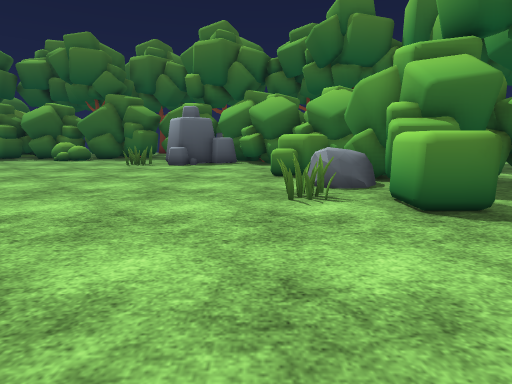
[1] (above)

24 first-person views from a walk through a scene from a Unity 3-D project. The camera is 1.2 m above the floor, tilts 10° down and sees 80° across. The floor is counted in squares, 1 m on a side. Each view is taken from the middle of a square. On the plan, view 1 faces up. The plan holds only what a view shows up to about 13 squares ahead; the rest is blank. The place goes on beyond the plan. Some surface patterns are stand-ins.

[2]
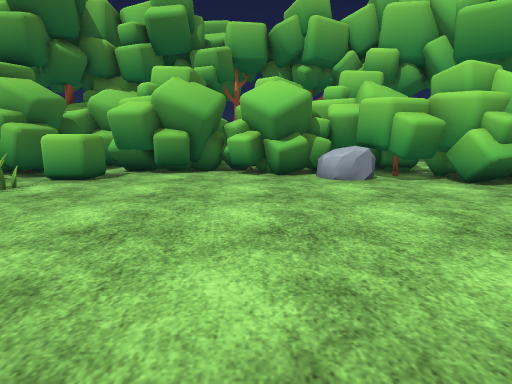

[3]
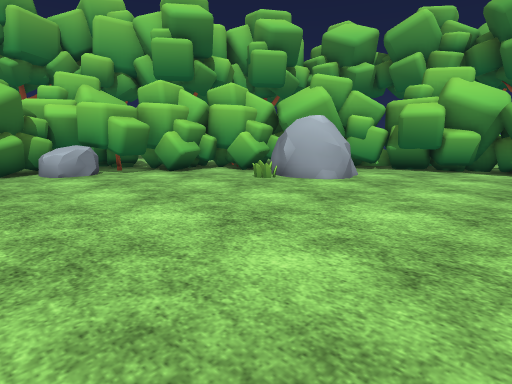

[4]
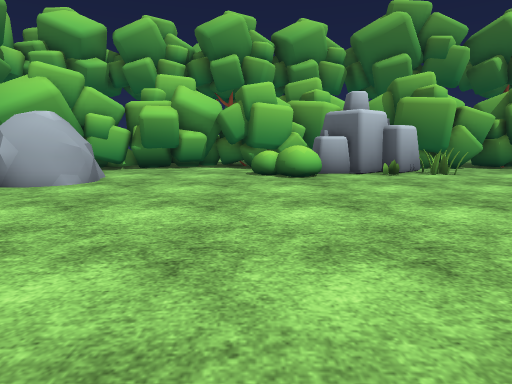

[5]
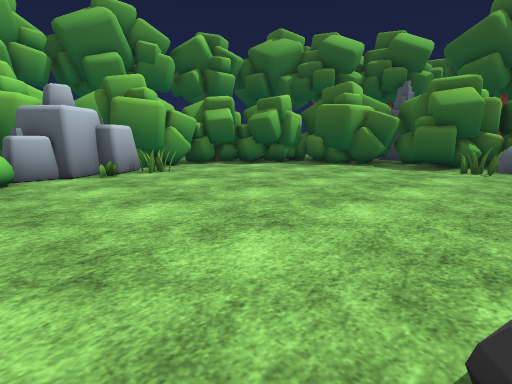

[6]
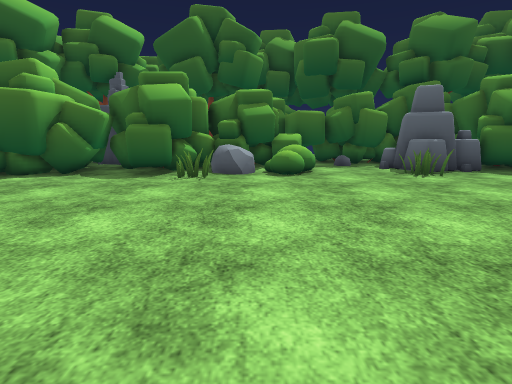

[7]
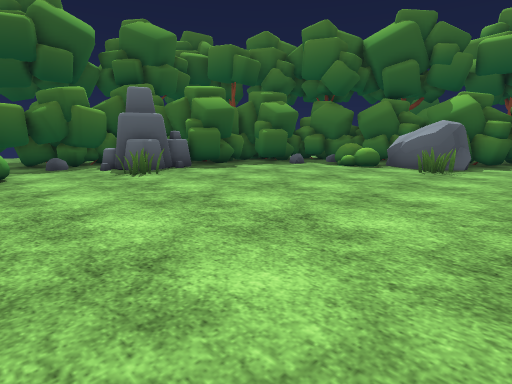

[8]
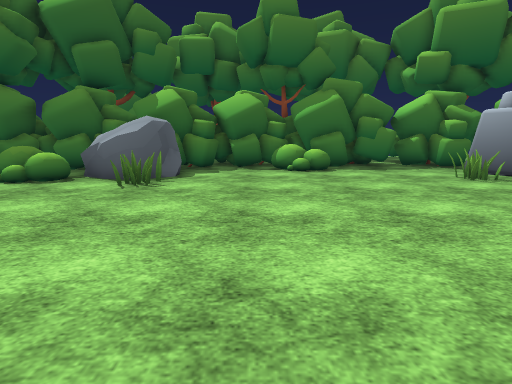

[9]
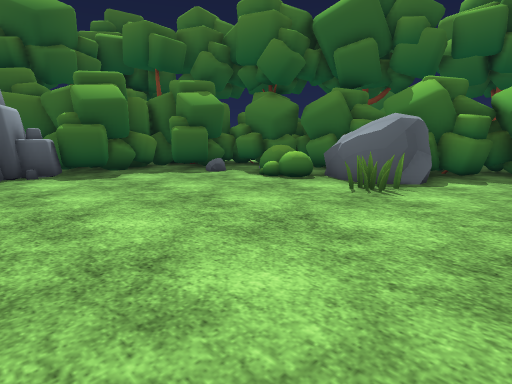

[10]
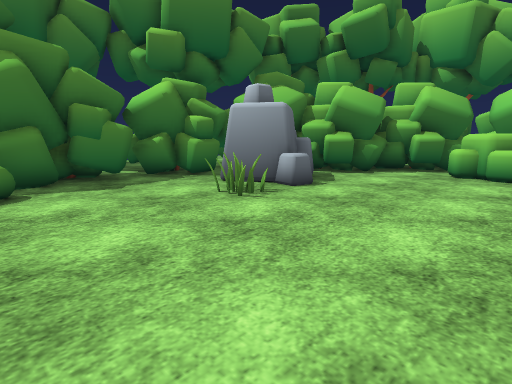

[11]
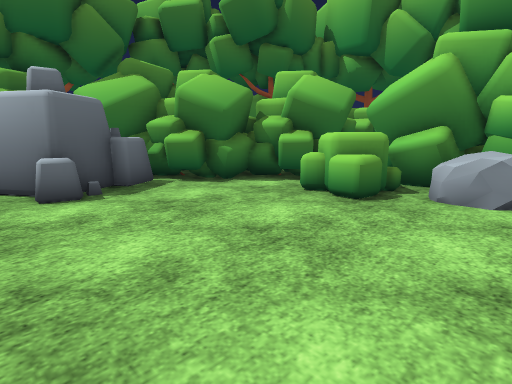

[12]
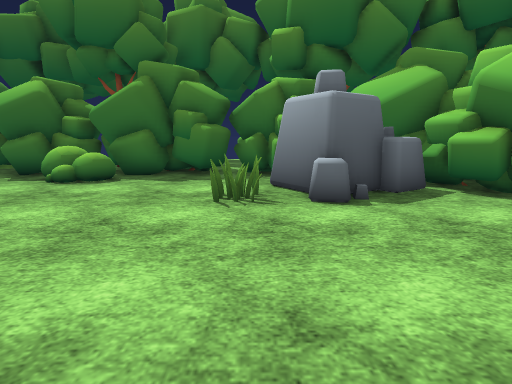

[13]
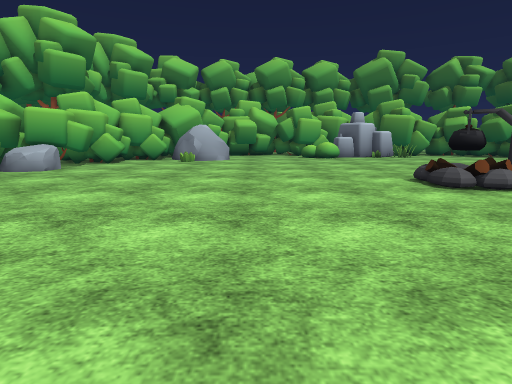

[14]
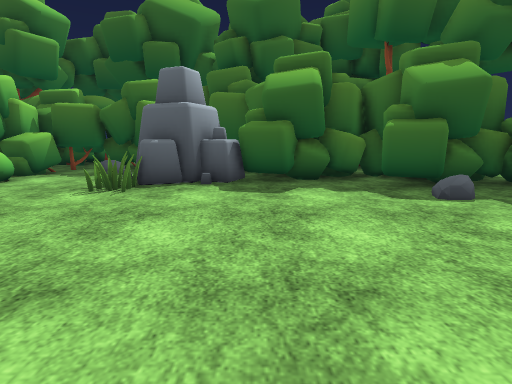

[15]
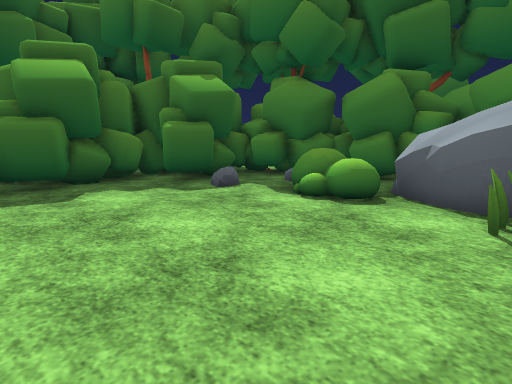

[16]
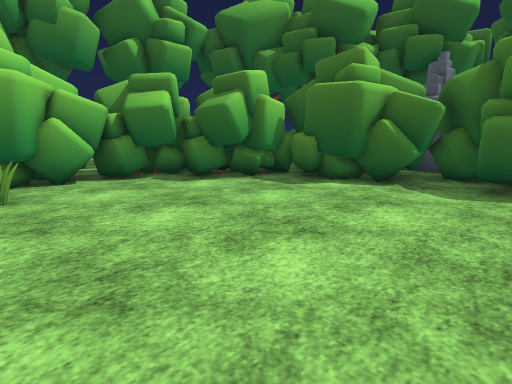

[17]
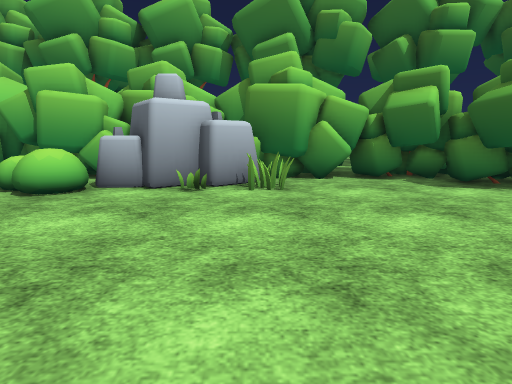

[18]
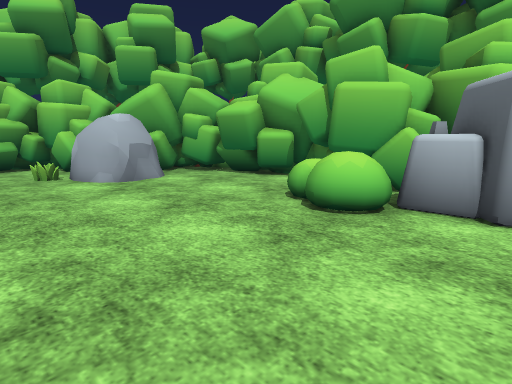

[19]
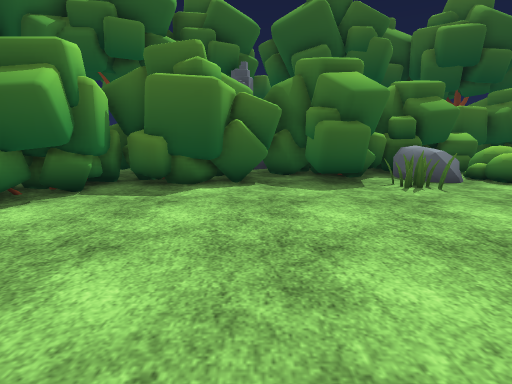

[20]
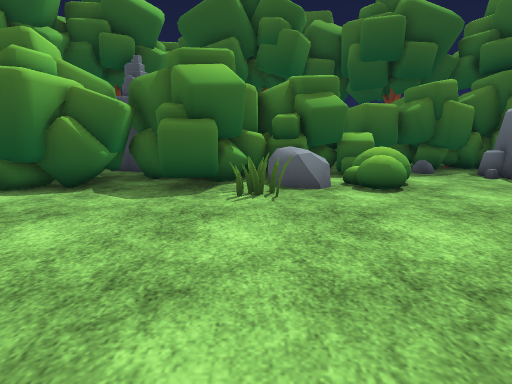

[21]
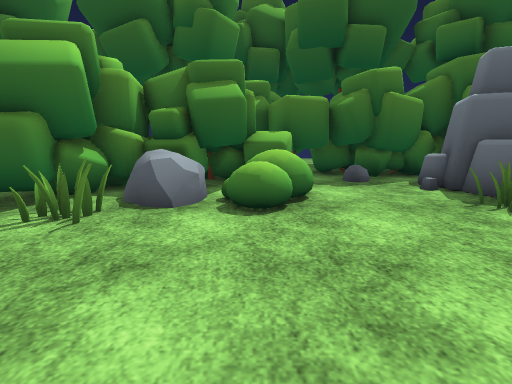

[22]
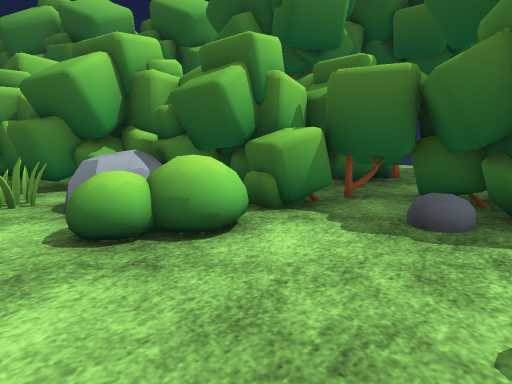

[23]
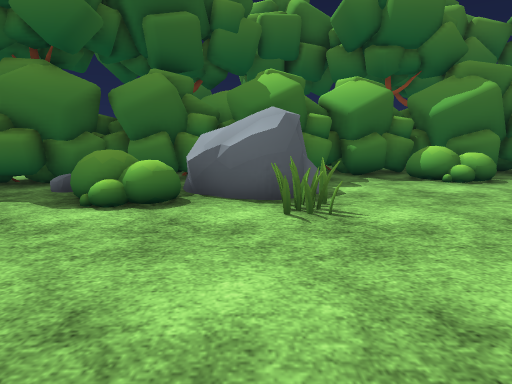

[24]
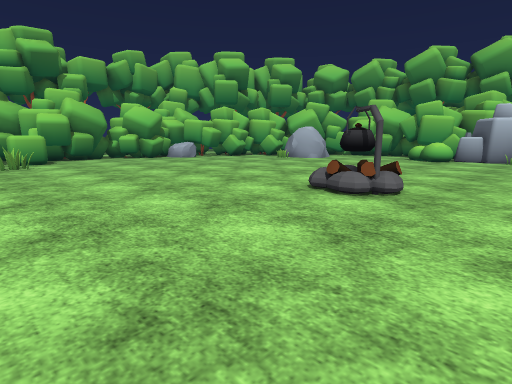

### Floor plan
Key: @ floor where view 1 was taken; . main floor; : floor 0.25 m higher than the main floor; T tree; B bush; R rock; O other object.
Columns run from 28 left of view 1 to 7 right of it. Each row starts with its distance up from view 1.
 20          TT  TTTTTTT TTT       T
 19            T TTTTTTTTTTTTT  T  T
 18       T TTTTTTTTT  TTTTTTTTTT
 17   T  TT TTTTTTT..BBB....T TTT
 16   T  TTTTT   R..........R   TT  OT
 15     TTTT:BRRRR..........RRRRTTT
 14 OT  TTT.BBBRRR.........ORR..TTTT
 13 O  TTTTO......................TTT T
 12    TTT........................TTTTT
 11    TT........................BBTTT
 10    TTT.......................BBTT
  9  TTTRT........................R T
  8 TTTRRR........................RRTTTT
  7  T RRR........................RTTTTT
  6  TRRRR.......................O.BB.TT
  5 TTTR...........................BBT T
  4 TTT.............................TTT
  3 TTT.............................TTT
  2 TTTTBB...........OO..............TTT
  1 TTTTBBB..........OO.............TTTT
  0 TTTTRR...........OO.........@...TTT
 -1 T TTRRR.........................TT
 -2   TTR.O........................RRTTT
 -3   TTTTT........................RRTTT
 -4    TTTT.......................TTTTTT
 -5    TTT........................TTTT T
 -6  RRTTTT.......................TTT
 -7   R TTT....................O..TT
 -8     TTT..................RRRTTTT
 -9      TT............B.....RR  TT    T
-10     TTTTT.......ORBBB....RR  T     T
-11        TTT....RRRRR  .....TTT
-12        TTTTTTT RRR TTT.TTTTT
-13         TTTTTTTT  TTTTTTTTO
-14   T       TTT TTTTTT   TT
-15   T             TT T   T

Positions as (right, up) in squares from view 1, and headings:
1: (0, 0), facing up
2: (-6, 0), facing right
3: (-8, 0), facing down-right
4: (-8, 0), facing down
5: (-9, 0), facing down-left
6: (-12, 0), facing left
7: (-12, 1), facing up-left
8: (-12, 5), facing up
9: (-12, 6), facing up-left
10: (-10, 9), facing up-right
11: (-5, 7), facing up-right
12: (-5, 8), facing up
13: (-5, 9), facing down
14: (-15, 9), facing left
15: (-15, 8), facing up-left
16: (-14, -3), facing down-left
17: (-14, -3), facing down
18: (-12, -5), facing down-right
19: (-14, -6), facing left
20: (-15, -2), facing left
21: (-17, 1), facing left
22: (-21, 5), facing down-left
23: (-16, 8), facing up
24: (-14, 8), facing down-right
